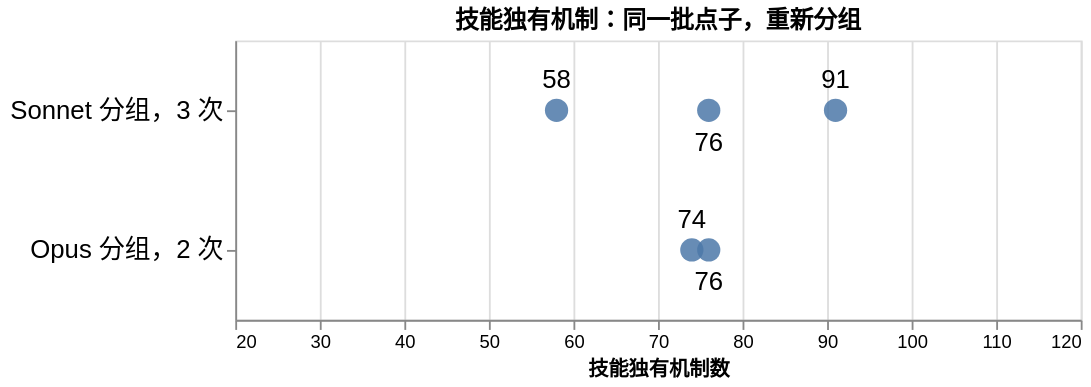

Express this chart as Vega-Lite.
### Vega-Lite specification from a JSON file in a GitHub repository (floating-point values rounded to 4 significant figures)
{"usermeta": {"fig": {"content": "data", "style": "cool-clean", "candidates": ["cool-clean"], "why": "计数取自结果文件", "surface": "repo-doc"}}, "title": "技能独有机制：同一批点子，重新分组", "width": 460, "height": 152, "data": {"values": [{"row": "Sonnet 分组，3 次", "count": 91, "below": 0}, {"row": "Sonnet 分组，3 次", "count": 76, "below": 1}, {"row": "Sonnet 分组，3 次", "count": 58, "below": 0}, {"row": "Opus 分组，2 次", "count": 76, "below": 1}, {"row": "Opus 分组，2 次", "count": 74, "below": 0}]}, "layer": [{"mark": {"type": "point", "filled": true, "size": 160, "opacity": 0.85}, "encoding": {"y": {"field": "row", "type": "nominal", "title": null, "sort": ["Sonnet 分组，3 次", "Opus 分组，2 次"], "axis": {"labelFontSize": 14, "labelLimit": 420}}, "x": {"field": "count", "type": "quantitative", "title": "技能独有机制数", "scale": {"domain": [20, 120]}}}}, {"transform": [{"filter": "datum.below == 0"}], "mark": {"type": "text", "dy": -16, "fontSize": 14}, "encoding": {"y": {"field": "row", "type": "nominal", "title": null, "sort": ["Sonnet 分组，3 次", "Opus 分组，2 次"], "axis": {"labelFontSize": 14, "labelLimit": 420}}, "x": {"field": "count", "type": "quantitative", "title": "技能独有机制数", "scale": {"domain": [20, 120]}}, "text": {"field": "count"}}}, {"transform": [{"filter": "datum.below == 1"}], "mark": {"type": "text", "dy": 18, "fontSize": 14}, "encoding": {"y": {"field": "row", "type": "nominal", "title": null, "sort": ["Sonnet 分组，3 次", "Opus 分组，2 次"], "axis": {"labelFontSize": 14, "labelLimit": 420}}, "x": {"field": "count", "type": "quantitative", "title": "技能独有机制数", "scale": {"domain": [20, 120]}}, "text": {"field": "count"}}}]}
